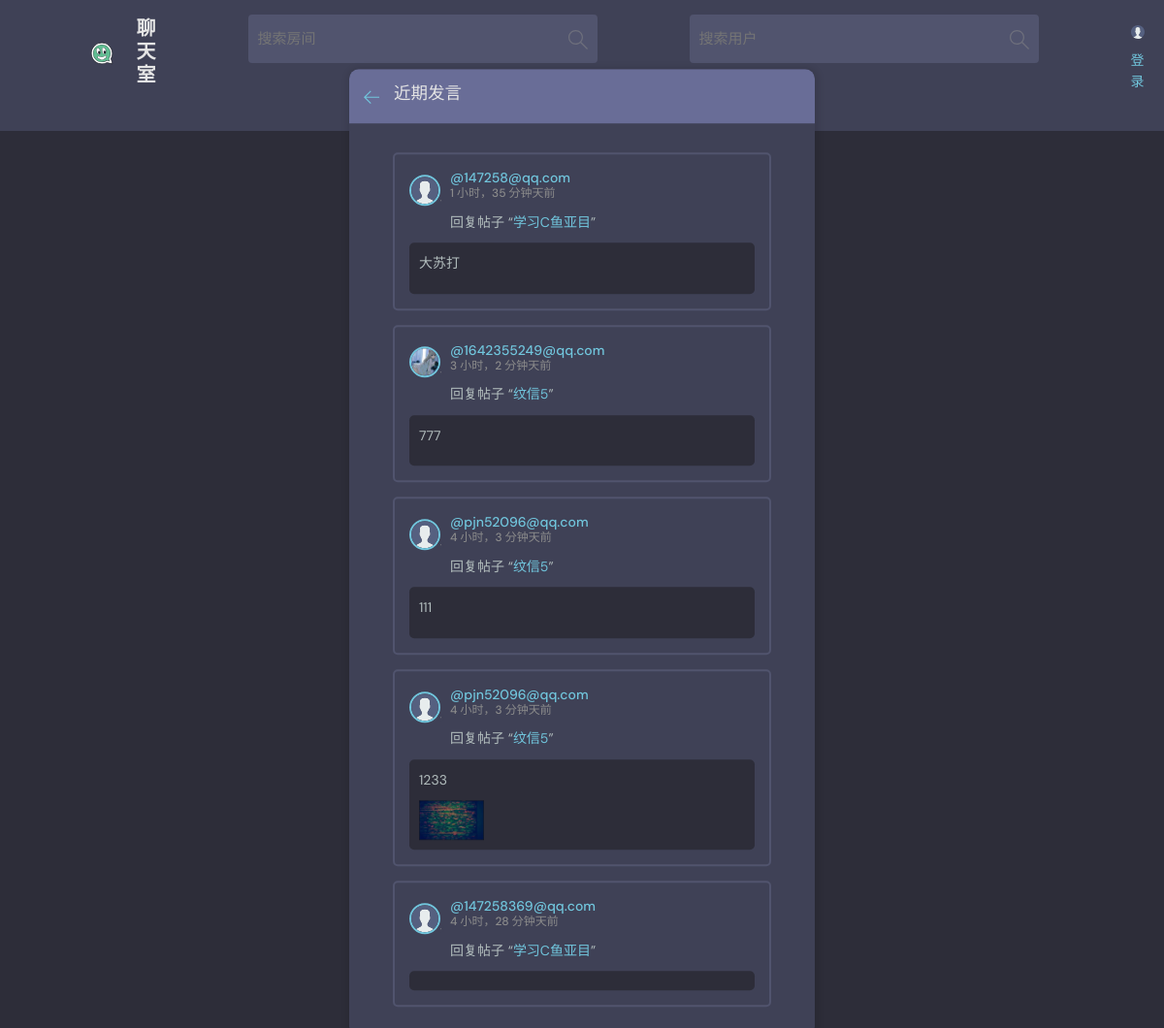
The page /activity/ on the database its author committed.
### base/models.py (models this page shows, shortened)
class Message(models.Model):
    user = models.ForeignKey(User, on_delete=models.CASCADE, verbose_name='发送用户')  # 发送消息的用户
    room = models.ForeignKey(Room, on_delete=models.CASCADE, verbose_name='所在房间')  # 消息所在的房间
    body = models.TextField(verbose_name='消息内容')  # 消息内容
    image = models.ImageField(upload_to='images/', blank=True, null=True, verbose_name='附加图片')  # 附加图片
    video = models.FileField(upload_to='videos/', blank=True, null=True, verbose_name='附加视频')  # 附加视频
    created = models.DateTimeField(auto_now_add=True, verbose_name='创建时间')  # 创建时间
    updated = models.DateTimeField(auto_now=True, verbose_name='更新时间')  # 更新时间
    likes = models.ManyToManyField(User, related_name='liked_messages', blank=True, verbose_name='点赞用户')  # 点赞的用户
    encrypted_body = models.TextField(blank=True, null=True, verbose_name='加密消息内容')  # 存储加密后的消息内容
    class Meta:
        ordering = ['-updated', 'created']  # 按更新时间和创建时间排序
        verbose_name = '消息'
        verbose_name_plural = '消息列表'

class User(AbstractUser):
    name = models.CharField(max_length=200, null=True, verbose_name='姓名')
    email = models.EmailField(unique=True, null=True, verbose_name='邮箱')  # 确保邮箱唯一
    bio = models.TextField(null=True, verbose_name='个人简介')
    favorites_rooms = models.ManyToManyField('Room', related_name='favorited_by', blank=True,
                                             verbose_name='收藏的房间')  # 用户收藏的房间
    avatar = models.ImageField(null=True, default='avatar.svg', verbose_name='头像')  # 默认头像
    score = models.IntegerField(default=0, verbose_name='积分')  # 用户积分
    created = models.DateTimeField(auto_now_add=True, verbose_name='创建时间')  # 创建时间
    updated = models.DateTimeField(auto_now=True, verbose_name='更新时间')  # 更新时间
    USERNAME_FIELD = 'email'  # 设置用户名字段为邮箱
    REQUIRED_FIELDS = []  # 创建用户时不需要额外字段
    is_muted = models.BooleanField(default=False, verbose_name='是否静音')
    mute_reason = models.CharField(max_length=255, blank=True, null=True, verbose_name='静音原因')
    mute_until = models.DateTimeField(blank=True, null=True, verbose_name='静音至')
    class Meta:
        verbose_name = '用户'
        verbose_name_plural = '用户列表'
    def __str__(self):
        return self.email  # 返回用户邮箱

class Room(models.Model):
    host = models.ForeignKey(User, on_delete=models.SET_NULL, null=True, verbose_name='房间主持人')  # 房间主持人
    topic = models.ForeignKey(Topic, on_delete=models.SET_NULL, null=True, verbose_name='房间话题')  # 房间话题
    name = models.CharField(max_length=200, verbose_name='房间名称')  # 房间名称
    description = models.TextField(null=True, blank=True, verbose_name='房间描述')  # 房间描述
    is_disabled = models.BooleanField(default=False)  # 房间禁用标志
    participants = models.ManyToManyField(User, related_name='participants', blank=True, verbose_name='参与者')  # 参与者
    created = models.DateTimeField(auto_now_add=True, verbose_name='创建时间')  # 创建时间
    updated = models.DateTimeField(auto_now=True, verbose_name='更新时间')  # 更新时间
    favorites = models.ManyToManyField(User, related_name='favorite_rooms', blank=True,
                                       verbose_name='收藏的房间')  # 收藏的房间
    encryption_key = models.CharField(max_length=255, blank=True, null=True, verbose_name='加密密钥')  # 加密密钥
    is_encrypted = models.BooleanField(default=False, verbose_name='是否加密')  # 标记房间是否加密
    is_hidden = models.BooleanField(default=False, verbose_name='是否隐藏')  # 新增字段，默认为 False
    class Meta:
        ordering = ['-updated', 'created']  # 按更新时间和创建时间排序
        verbose_name = '房间'
        verbose_name_plural = '房间列表'
    def __str__(self):
        return self.name

### base/views.py (the view)
# urls.py: path('activity/', views.activityPage, name="activity"),
def activityPage(request):
    room_messages = Message.objects.all()[0:5]
    context = {'room_messages': room_messages}
    return render(request, 'base/activity.html', context)

### base/templates/base/activity.html (shortened to what this page needs)
{% extends 'main.html' %}
{% block content %}
    <main class="layout">
        <div class="container">
            <div class="layout__box">
                <div class="layout__boxHeader">
                    <div class="layout__boxTitle">
                        <a href="{% url 'home' %}">
                            <svg version="1.1" xmlns="http://www.w3.org/2000/svg" width="32" height="32"
                                 viewBox="0 0 32 32">
                                <title>arrow-left</title>
                                <path
                                        d="M13.723 2.286l-13.723 13.714 13.719 13.714 1.616-1.611-10.96-10.96h27.625v-2.286h-27.625l10.965-10.965-1.616-1.607z"
                                ></path>
                            </svg>
                        </a>
                        <h3>近期发言</h3>
                    </div>
                </div>
                <div class="activities-page layout__body">
                    {% for message in room_messages %}
                        <div class="activities__box">
                            <div class="activities__boxHeader roomListRoom__header">
                                <a href="{% url 'user-profile' message.user.id %}" class="roomListRoom__author">
                                    <div class="avatar avatar--small">
                                        <img src="{{ message.user.avatar.url }}"/>
                                    </div>
                                    <p>
                                        @{{ message.user }}
                                        <span>{{ message.created|timesince }}天前</span>
                                    </p>
                                </a>
                            </div>
                            <div class="activities__boxContent">
                                <p>回复帖子 “<a href="{% url 'room' message.room.id %}">{{ message.room }}</a>”</p>
                                <div class="activities__boxRoomContent">
                                    {% if message.body %}
                                        <p>{{ message.body }}</p>
                                    {% endif %}
                                    {% if message.image %}
                                        <img src="{{ message.image.url }}" alt="Message Image" class="message-image"
                                             style="max-width: 20%; height: auto;"/>
                                    {% endif %}
                                </div>
                            </div>
                        </div>
                    {% endfor %}
                </div>
            </div>
        </div>
    </main>
{% endblock content %}

### static/styles/style.css (style rules this page uses)
:root { --color-main: #71c6dd; --color-main-light: #e1f6fb; --color-dark: #3f4156; --color-dark-medium: #51546e; --color-dark-light: #696d97; --color-light: #e5e5e5; --color-gray: #8b8b8b; --color-light-gray: #b2bdbd; --color-bg: #2d2d39; --color-success: #5dd693; --color-error: #fc4b0b; }
* { font-family: "DM Sans", -apple-system, BlinkMacSystemFont, "Segoe UI", Roboto, Oxygen, Ubuntu, Cantarell, "Open Sans", "Helvetica Neue", sans-serif; margin: 0; padding: 0; box-sizing: border-box; text-rendering: optimizeLegibility; font-size: inherit; }
html { font-size: 56.25%; }
@media only screen and (min-width: 1200px) { html { font-size: 62.5%; } }
body { line-height: 1.6; font-weight: 400; font-size: 1.5rem; color: var(--color-light-gray); background-color: var(--color-bg); min-height: 100vh; }
img { width: 100%; }
a { display: inline-block; color: var(--color-main); text-decoration: none; }
.container { max-width: 120rem; width: 90%; margin: auto; }
.avatar { position: relative; display: inline-block; border-radius: 50%; border: 2px solid var(--color-main); }
.avatar img { display: block; border-radius: 50%; object-fit: cover; object-position: center; }
.avatar::after { content: ""; display: block; position: absolute; background-color: var(--color-gray); z-index: 111; border-radius: 50%; border: 0.3rem solid var(--color-dark); }
.avatar.avatar--small img { width: 2.8rem; height: 2.8rem; }
.avatar.avatar--small:after { width: 0.7rem; height: 0.7rem; bottom: 0px; right: -6px; }
.layout { margin-top: 2.4rem; }
.layout > .container { display: flex; justify-content: space-between; align-items: flex-start; }
.layout__box { width: 90%; max-width: 48rem; min-height: 40rem; position: absolute; top: 50%; left: 50%; transform: translate(-50%, -46%); background-color: var(--color-dark); border-radius: 1rem; box-shadow: 1px 1px 6px 3px rgba(0, 0, 0, 0.1); overflow: hidden; }
.layout__boxHeader { display: flex; padding: 1.5rem; background-color: var(--color-dark-light); }
.layout__boxTitle { display: flex; gap: 1.5rem; align-items: center; }
.layout__boxTitle h3 { text-transform: uppercase; font-weight: 500; color: var(--color-light); }
.layout__boxTitle svg { width: 1.6rem; height: 1.6rem; fill: var(--color-main); }
.layout__body { margin: 3rem; }
.roomListRoom__header { display: flex; justify-content: space-between; align-items: center; }
.roomListRoom__author { font-weight: 500; display: flex; align-items: center; gap: 1rem; }
.activities__box { margin: 1.5rem; padding: 1.5rem; border: 2px solid var(--color-dark-medium); border-radius: 5px; }
.activities__boxHeader p { font-size: 1.4rem; line-height: 1.3; }
.activities__boxHeader p span { color: var(--color-gray); font-size: 1.2rem; display: block; }
.activities__boxContent { margin-left: 4.2rem; }
.activities__boxContent { font-size: 1.4rem; }
.activities__boxRoomContent { background: var(--color-bg); padding: 1rem; border-radius: 5px; margin-top: 1rem; margin-left: -4.2rem; }

### rows shown on the page
Message: user.avatar (placeholder picture), user "147258@qq.com", created "1 小时，35 分钟", room "学习C鱼亚目", body "大苏打"
Message: user.avatar (picture), user "1642355249@qq.com", created "3 小时，2 分钟", room "纹信5", body "777"
Message: user.avatar (placeholder picture), user "pjn52096@qq.com", created "4 小时，3 分钟", room "纹信5", body "111"
Message: user.avatar (placeholder picture), user "pjn52096@qq.com", created "4 小时，3 分钟", room "纹信5", body "1233", image (picture)
Message: user.avatar (placeholder picture), user "147258369@qq.com", created "4 小时，28 分钟", room "学习C鱼亚目"
